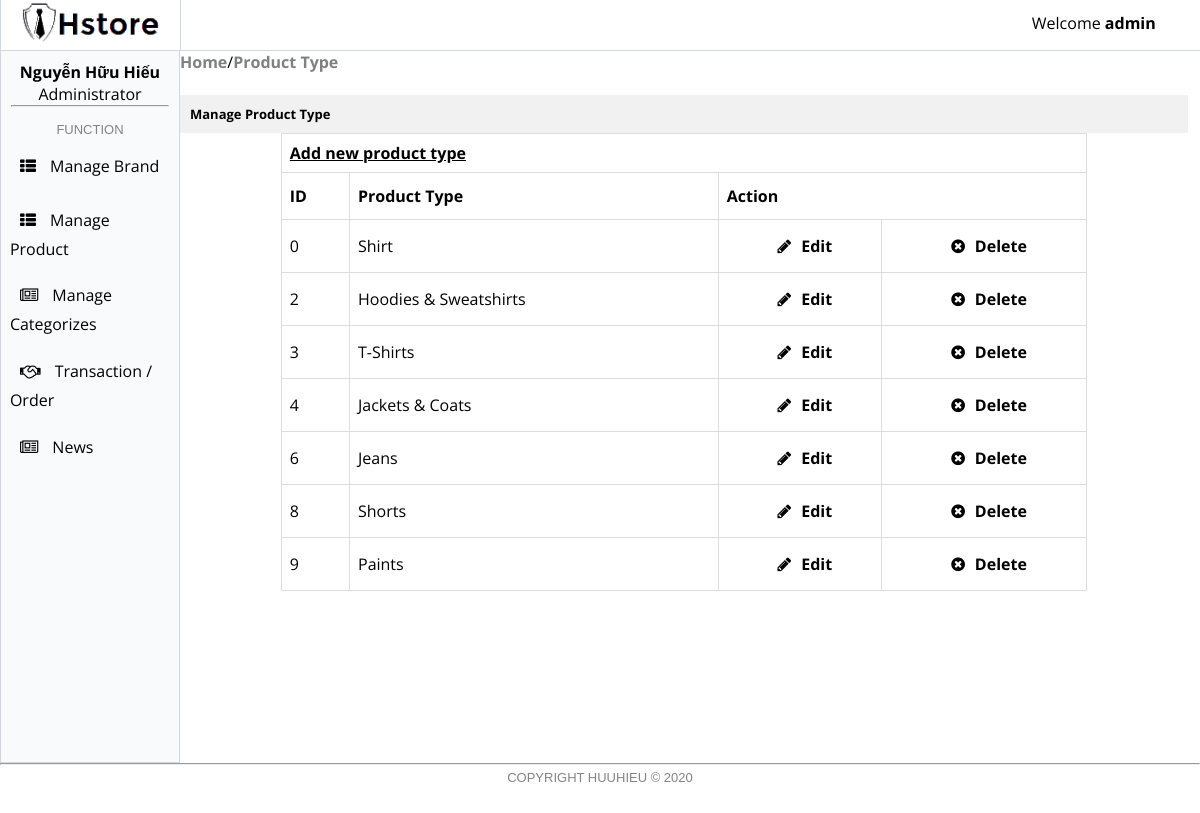
The app's page /admin/index.php?modules=categorizes&action=all (signed in) with its own data.
### tables this page shows
CREATE TABLE `categorizes` (
  `id` int(11) NOT NULL,
  `name` varchar(50) DEFAULT NULL
);

### admin/modules/categorizes/all.php (the view, shortened to what this page needs)
<?php require_once 'template/header.php'; ?>
<a class="nav"href="?modules=common&action=home">Home</a>/<a class="nav" href="?modules=categorizes&action=all">Product Type</a><br><br>
<h4>Manage Product Type</h4>
<table id="customers">
	<tr>
		<td colspan="4">
			<a id="add" href="?modules=categorizes&action=add">Add new product type</a>
		</td>
	</tr>
	<tr>
		<th>ID</th>
		<th>Product Type</th>
		<th colspan="2">Action</th>
	</tr>
	<?php
	$sql = "SELECT * FROM categorizes";
	$query = mysqli_query($connection,$sql);
	if (!$query) {
		echo "Error",mysqli_connect_error();
	}else if (mysqli_num_rows($query) == 0) {
		$result = "No record!";
		echo "<tr>";
		echo "<td colspan='3'> <b>No record!</b> </td>";
		echo "</tr>";
	}else{
		foreach ($query as $key) {
			$id = $key['id'];
			echo "<tr>";
			echo "<td>".$id."</td>";
			echo "<td>".$key['name']."</td>";
			echo "<td class='action'><a href='?modules=categorizes&action=edit&id=$id'><i class='fa fa-pencil'></i>Edit</a></td>";
			echo "<td class='action'><a href='?modules=categorizes&action=delete&id=$id'><i class='fa fa-times-circle'></i>Delete</a></td>";
			echo "</tr>";
		}
	}
	?>
</table>
<?php require_once 'template/footer.php'; ?>

### admin/template/header.php (style rules this page uses)
* { margin: 0; padding: 0; font-family: 'Open Sans', sans-serif; }
i { padding: 10px; }
a { width: 100%; text-decoration: none; color: black; }

### admin/modules/categorizes/all.php (style rules this page uses)
a.nav { color: gray; font-weight: bold; }
#customers { font-family: Arial, Helvetica, sans-serif; border-collapse: collapse; width: 80%; margin:auto; }
a#add { font-weight: bold; text-decoration: underline; }
#customers td, #customers th { border: 1px solid #ddd; padding: 8px; }
h4 { text-align: left; font-size: 13px; box-sizing: border-box; width: 100%; padding: 10px; background: #f1f1f1; }
#customers th { padding-top: 12px; padding-bottom: 12px; text-align: left; color: black; }
td a { font-weight: bold; }
.action { text-align: center; }

### records on screen
categorizes: id "0", name "Shirt"
categorizes: id "2", name "Hoodies & Sweatshirts"
categorizes: id "3", name "T-Shirts"
categorizes: id "4", name "Jackets & Coats"
categorizes: id "6", name "Jeans"
categorizes: id "8", name "Shorts"
categorizes: id "9", name "Paints"

### other values on screen
$_SESSION['admin']['username'] "admin"
$_SESSION['admin']['name'] "Nguyễn Hữu Hiếu"
